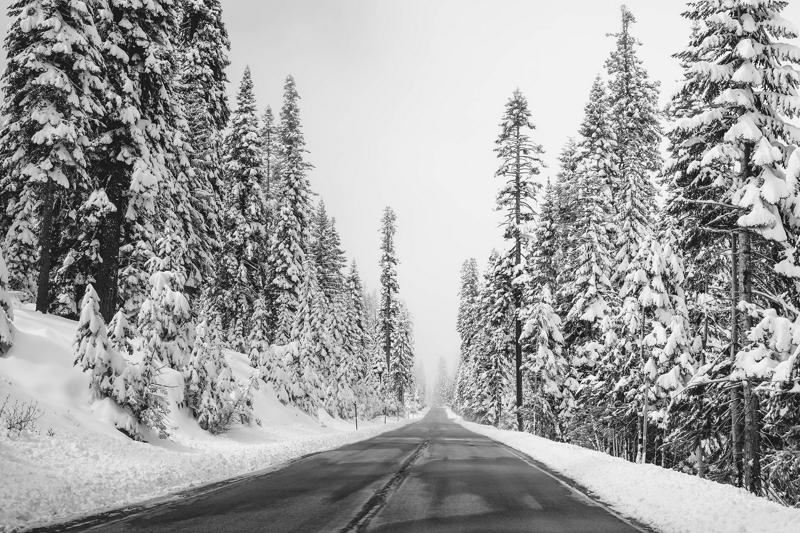
#> input picture lab2/Image_Enhancement/images/image2.jpg, 800 x 533 px
$ python compute_gradient.py   (older library calls are emulated)
#> lines starting #> are read from the running program, lines starting #| are printed output that depends on the picture
#> further down, image is the input picture: shape (533, 800); min 0, max 255, mean 160
from scipy.signal import convolve2d
import numpy as np


def compute_gradient(image):
    kernel_x = np.array([[1, 0, -1],[2, 0, -2],[1, 0, -1]], dtype=np.float64)
    kernel_y = np.array([[1, 2, 1], [0, 0, 0], [-1, -2, -1]], dtype = np.float64)
    Gx = convolve2d(image, kernel_x, mode='same', boundary='symm')
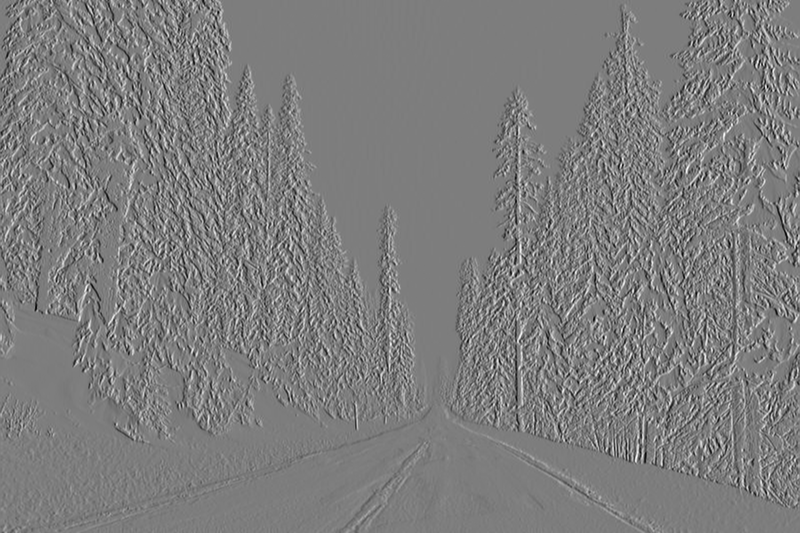
#> Gx: shape (533, 800) float64; min -809, max 835, mean 0; drawn with min black and max white
    Gy = convolve2d(image, kernel_y, mode='same', boundary='symm')
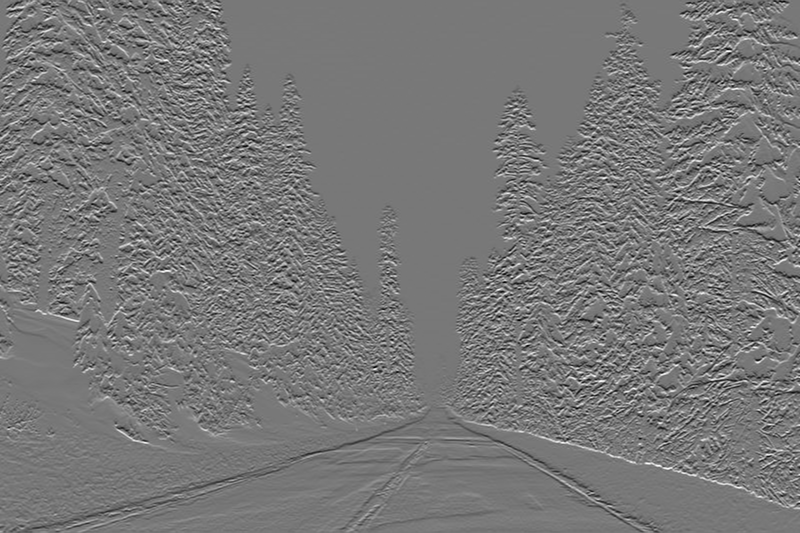
#> Gy: shape (533, 800) float64; min -748, max 835, mean -1.6; drawn with min black and max white
    im_magnitude = np.sqrt(Gx * Gx + Gy * Gy)
    im_direction = np.arctan2(Gy, Gx)
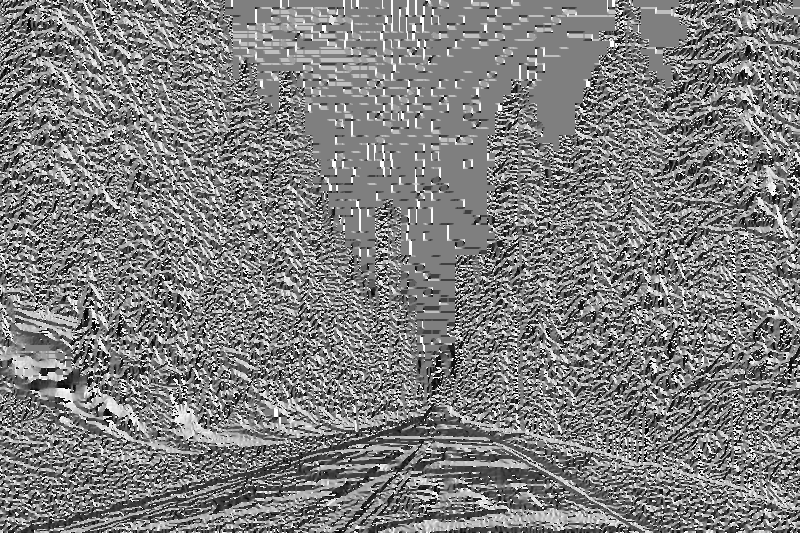
#> im_direction: shape (533, 800) float64; min -3.14, max 3.14, mean -0.0147; drawn with min black and max white
    return Gx, Gy, im_magnitude, im_direction


if __name__ == '__main__':
    import matplotlib.pyplot as plt
    import cv2

    image = plt.imread('images/image2.jpg')
    G_x, G_y, mag, dire = compute_gradient(image)
    fig, axs = plt.subplots(2, 3, figsize=(20, 20))

    axs[0][0].imshow(image, cmap='gray')
    axs[0][0].set_title('Initial Image', fontsize=20)

    axs[0][1].imshow(G_x, cmap='gray')
    axs[0][1].set_title('Gradient x', fontsize=20)

    axs[0][2].imshow(G_y, cmap='gray')
    axs[0][2].set_title('Gradient y', fontsize=20)

    norm_dire = cv2.normalize(dire, None, alpha=0, beta=1, norm_type=cv2.NORM_MINMAX, dtype=cv2.CV_32F)

    axs[1][0].imshow(mag, cmap='gray')
    axs[1][0].set_title('Gradient Magnitude', fontsize=20)

    axs[1][1].imshow(norm_dire, cmap='gray')
    axs[1][1].set_title('Gradient Direction', fontsize=20)

    mag_dire = cv2.normalize(mag, None, alpha=0, beta=1, norm_type=cv2.NORM_MINMAX, dtype=cv2.CV_32F)
    R = np.multiply(mag_dire, np.sin(norm_dire))
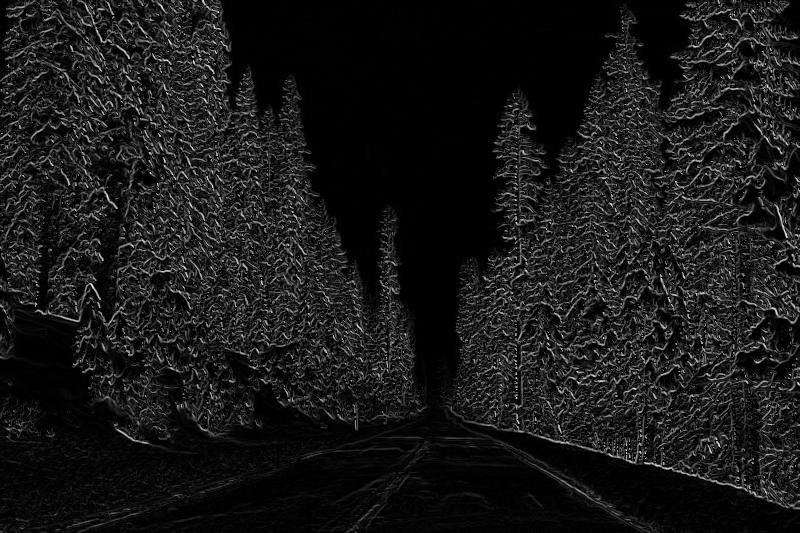
#> R: shape (533, 800) float32; min -8.77e-09, max 0.739, mean 0.072; drawn with min black and max white
    G = np.multiply(mag_dire, np.cos(norm_dire))
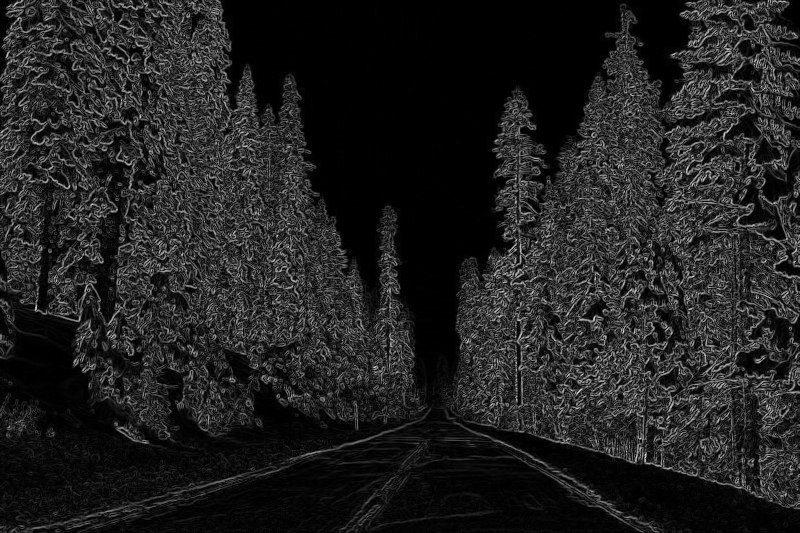
#> G: shape (533, 800) float32; min 0, max 0.902, mean 0.131
    B = np.zeros_like(R)
    color_dire = np.dstack((R, G, B))
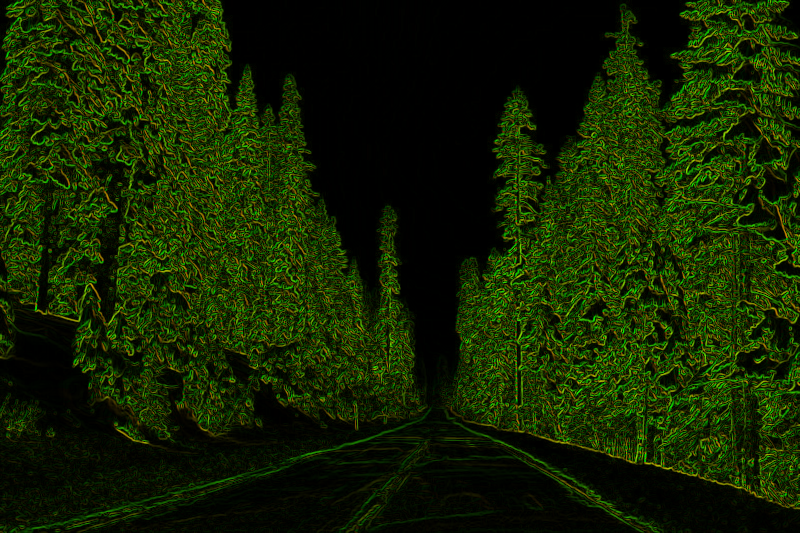
#> color_dire: shape (533, 800, 3) float32; mean of channels 0, 1, 2 0.072, 0.131, 0; drawn with min black and max white
    color_dire = cv2.normalize(color_dire, None, alpha=0, beta=1, norm_type=cv2.NORM_MINMAX, dtype=cv2.CV_32F)
    axs[1][2].imshow(color_dire)
    axs[1][2].set_title('Gradient Magnitude and Direction', fontsize=20)


    fig.tight_layout()
    plt.setp(plt.gcf().get_axes(), xticks=[], yticks=[])
    plt.show()
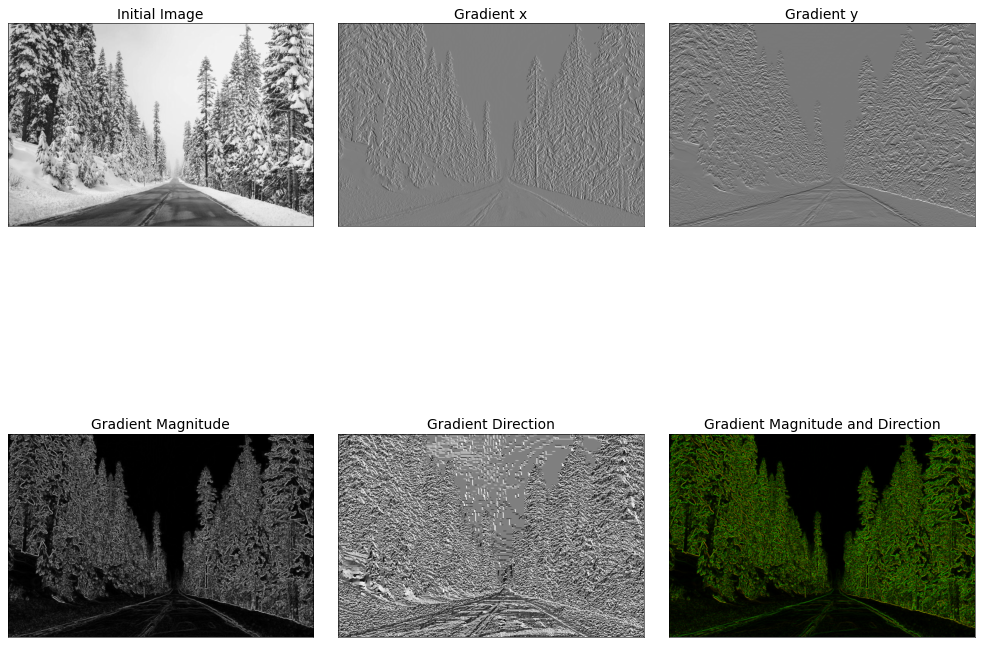
#> figure drawn by matplotlib, 6 panels

$ run again, with lab2/Image_Enhancement/images/image1.jpg copied over lab2/Image_Enhancement/images/image2.jpg
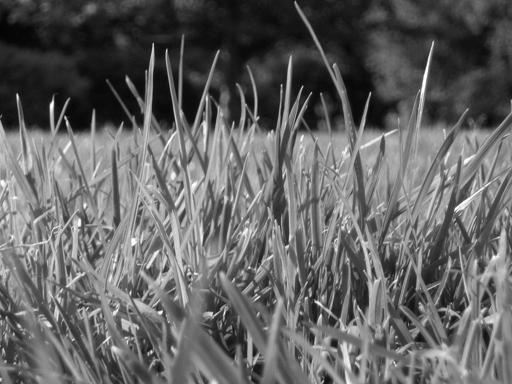
#> input picture lab2/Image_Enhancement/images/image1.jpg, 512 x 384 px
#> image is the input picture: shape (384, 512); min 0, max 255, mean 99.4
#> in compute_gradient, `im_direction = np.arctan2(Gy, Gx)`:
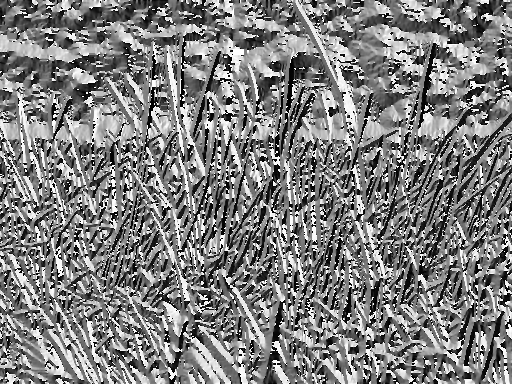
#> im_direction: shape (384, 512) float64; min -3.14, max 3.14, mean -0.0106; drawn with min black and max white
#> `color_dire = np.dstack((R, G, B))`:
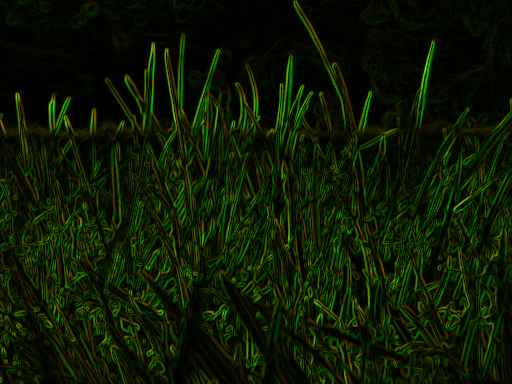
#> color_dire: shape (384, 512, 3) float32; mean of channels 0, 1, 2 0.0537, 0.1, 0; drawn as R, G, B
